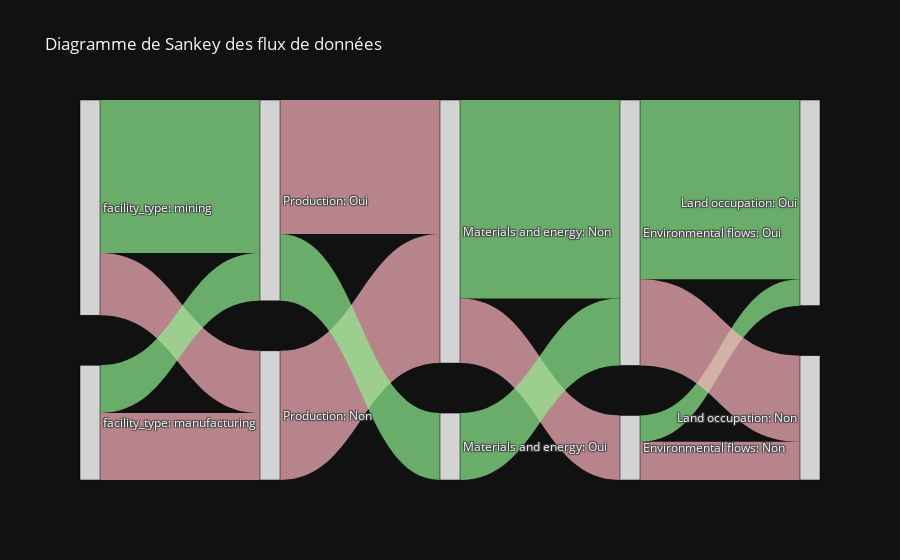

Source (notebook cell):
### Code cell
import pandas as pd
import plotly.graph_objects as go
from collections import defaultdict

def generate_sankey_from_data(df):
    # Filtrer les données pour exclure les installations de type "advanced project"
    filtered_data = df[df['facility_type'] != 'advanced project'].copy()

    # Catégoriser les flux comme "Non" ou "Oui" pour chaque table
    filtered_data['Production'] = filtered_data['Production table'].apply(lambda x: 'Oui' if x > 0 else 'Non')
    filtered_data['Materials and energy'] = filtered_data['Materials and energy table'].apply(lambda x: 'Oui' if x > 0 else 'Non')
    filtered_data['Environmental flows'] = filtered_data['Environmental flows table'].apply(lambda x: 'Oui' if x > 0 else 'Non')
    filtered_data['Land occupation'] = filtered_data['Land occupation table'].apply(lambda x: 'Oui' if x > 0 else 'Non')

    # Liste des étapes dans l'ordre
    targets = ['facility_type', 'Production', 'Materials and energy', 'Environmental flows', 'Land occupation']

    # Créer un dictionnaire pour compter les transitions
    transition_counts = defaultdict(int)

    # Compter les transitions
    for _, row in filtered_data.iterrows():
        path = [str(row[target]) for target in targets]
        for i in range(len(path) - 1):
            transition = (f"{targets[i]}: {path[i]}", f"{targets[i+1]}: {path[i+1]}")
            transition_counts[transition] += 1

    # Extraire les labels uniques en tant que chaînes de caractères
    all_labels = sorted(set(item for transition in transition_counts.keys() for item in transition))
    label_to_index = {label: index for index, label in enumerate(all_labels)}

    # Préparer les données pour le Sankey
    source_indices = []
    target_indices = []
    values = []

    for (source, target), count in transition_counts.items():
        source_indices.append(label_to_index[source])
        target_indices.append(label_to_index[target])
        values.append(count)

    # Couleurs des nœuds : gris clair pour tous
    node_colors = ['lightgrey'] * len(all_labels)

    # Couleurs des liens : vert clair si la cible est "Oui", rouge clair si "Non"
    link_colors = []
    for (source, target) in transition_counts.keys():
        if target.endswith("Oui"):
            link_colors.append('rgba(144, 238, 144, 0.7)')  # Vert clair
        else:
            link_colors.append('rgba(255, 182, 193, 0.7)')  # Rouge clair

    # Créer le diagramme de Sankey
    fig = go.Figure(go.Sankey(
        arrangement="fixed",
        node=dict(
            pad=50,
            thickness=20,
            line=dict(color="black", width=0.5),
            label=all_labels,
            color=node_colors,
        ),
        link=dict(
            source=source_indices,
            target=target_indices,
            value=values,
            color=link_colors
        )
    ))

    fig.update_layout(title_text="Diagramme de Sankey des flux de données", font_size=12)
    fig.show()

# Exemple d'utilisation
# data = pd.read_csv('data_coverage_per_table.csv')
# generate_sankey_from_data(data)

# Exemple d'utilisation
# data = pd.read_csv('data_coverage_per_table.csv')
generate_sankey_from_data(df)

### Figure 1 — Plotly figure (JSON) as saved in the notebook; plotly's stock layout.template omitted (floating-point values rounded to 4 significant figures)
{"data": [{"arrangement": "fixed", "link": {"color": ["rgba(255, 182, 193, 0.7)", "rgba(255, 182, 193, 0.7)", "rgba(255, 182, 193, 0.7)", "rgba(144, 238, 144, 0.7)", "rgba(255, 182, 193, 0.7)", "rgba(144, 238, 144, 0.7)", "rgba(144, 238, 144, 0.7)", "rgba(144, 238, 144, 0.7)", "rgba(144, 238, 144, 0.7)", "rgba(144, 238, 144, 0.7)", "rgba(255, 182, 193, 0.7)", "rgba(144, 238, 144, 0.7)", "rgba(255, 182, 193, 0.7)", "rgba(255, 182, 193, 0.7)"], "source": [9, 6, 4, 0, 0, 9, 7, 5, 1, 4, 1, 8, 7, 8], "target": [6, 4, 0, 3, 2, 7, 5, 1, 3, 1, 2, 7, 4, 6], "value": [26, 54, 27, 11, 16, 64, 28, 28, 75, 83, 36, 20, 56, 28]}, "node": {"color": ["lightgrey", "lightgrey", "lightgrey", "lightgrey", "lightgrey", "lightgrey", "lightgrey", "lightgrey", "lightgrey", "lightgrey"], "label": ["Environmental flows: Non", "Environmental flows: Oui", "Land occupation: Non", "Land occupation: Oui", "Materials and energy: Non", "Materials and energy: Oui", "Production: Non", "Production: Oui", "facility_type: manufacturing", "facility_type: mining"], "line": {"color": "black", "width": 0.5}, "pad": 50, "thickness": 20}, "type": "sankey"}], "layout": {"title": {"text": "Diagramme de Sankey des flux de données"}, "font": {"size": 12}}}
